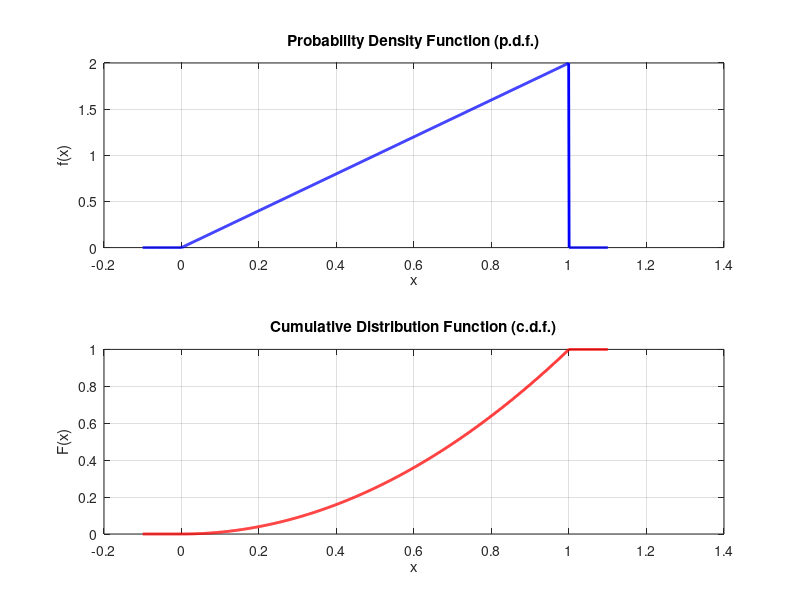

The MATLAB source for this figure:
clc;
clear all;

% Define a range of x values for plotting
% We go slightly beyond the interval (0,1) to make sure edges are handled properly
x = linspace(-0.1, 1.1, 1000);

% (a) Compute and plot the Probability Density Function (p.d.f.)
% p.d.f. is defined as f(x) = 2x for 0 < x < 1, otherwise 0
pdf_x = 2 * x; % Compute 2x for all x
pdf_x(x <= 0 | x >= 1) = 0; % Set values to 0 outside the interval (0,1)

% Create a figure for plotting
figure;

% Plot the p.d.f. using a bar plot
subplot(2,1,1); % Create a subplot in the top half of the figure
plot(x, pdf_x, 'b', 'LineWidth', 2); % Plot p.d.f. with blue line
title('Probability Density Function (p.d.f.)'); % Title of the plot
xlabel('x'); % x-axis label
ylabel('f(x)'); % y-axis label
grid on; % Add grid lines to the plot

% (b) Compute and plot the Cumulative Distribution Function (c.d.f.)
% c.d.f. is defined as F(x) = x^2 for 0 < x < 1, otherwise 0 or 1
cdf_x = x.^2; % Compute x^2 for all x
cdf_x(x <= 0) = 0; % Set values to 0 for x <= 0
cdf_x(x >= 1) = 1; % Set values to 1 for x >= 1

% Plot the c.d.f. using stairs plot
subplot(2,1,2); % Create a subplot in the bottom half of the figure
plot(x, cdf_x, 'r', 'LineWidth', 2); % Plot c.d.f. with red line
title('Cumulative Distribution Function (c.d.f.)'); % Title of the plot
xlabel('x'); % x-axis label
ylabel('F(x)'); % y-axis label
grid on; % Add grid lines to the plot

% (c) Find the quantiles (0.25, 0.50, 0.75) of the c.d.f.
% Quantiles are found by solving F(x) = q where q is the quantile
quantiles = [0.25, 0.50, 0.75]; % Define the quantiles to find
quantile_values = sqrt(quantiles); % Solve x^2 = q, so x = sqrt(q)

% Display the quantiles
fprintf('Quantiles of the c.d.f.:\n');
fprintf('0.25 Quantile: %f\n', quantile_values(1)); % Print the 0.25 quantile
fprintf('0.50 Quantile: %f\n', quantile_values(2)); % Print the 0.50 quantile
fprintf('0.75 Quantile: %f\n', quantile_values(3)); % Print the 0.75 quantile
